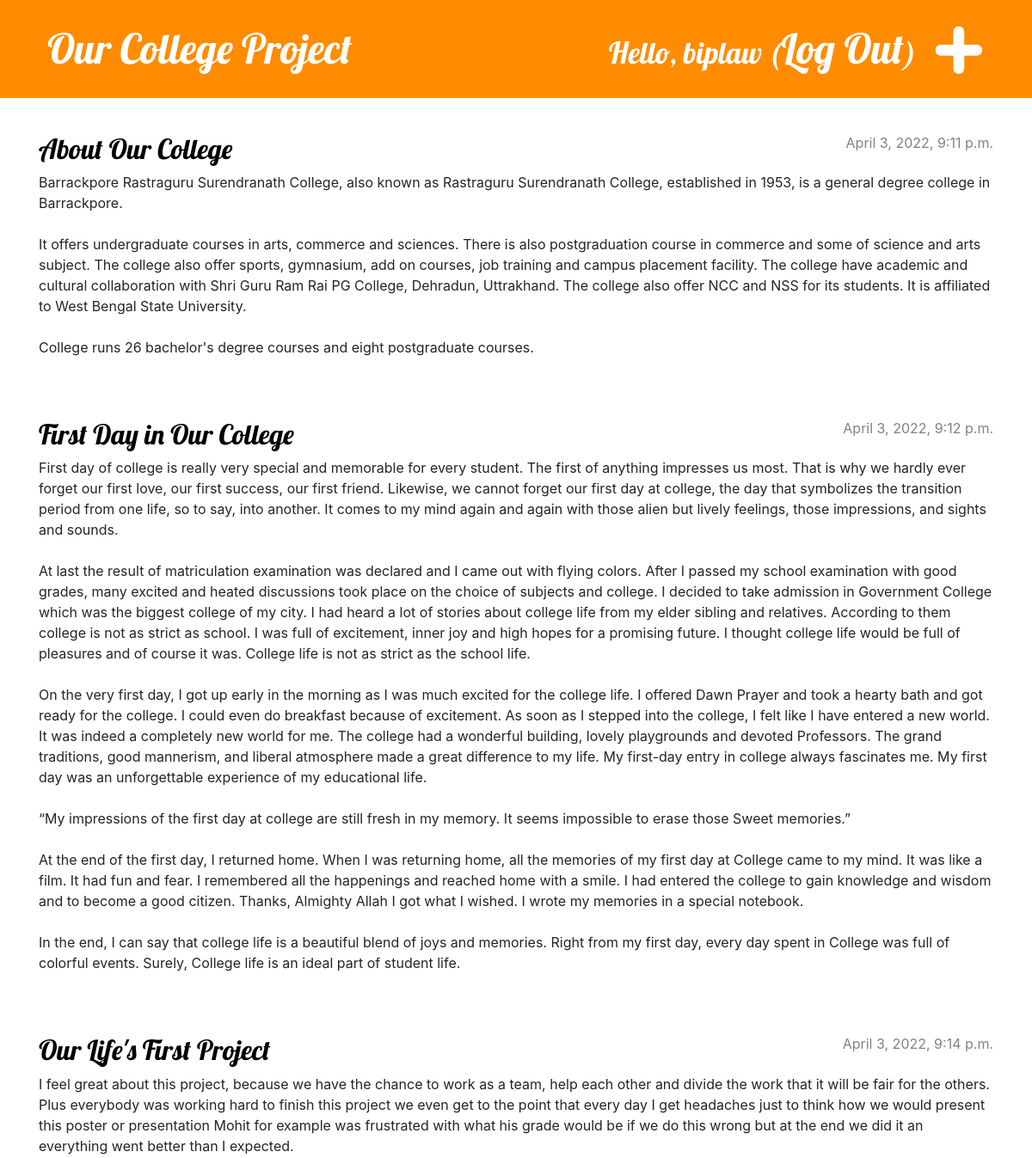
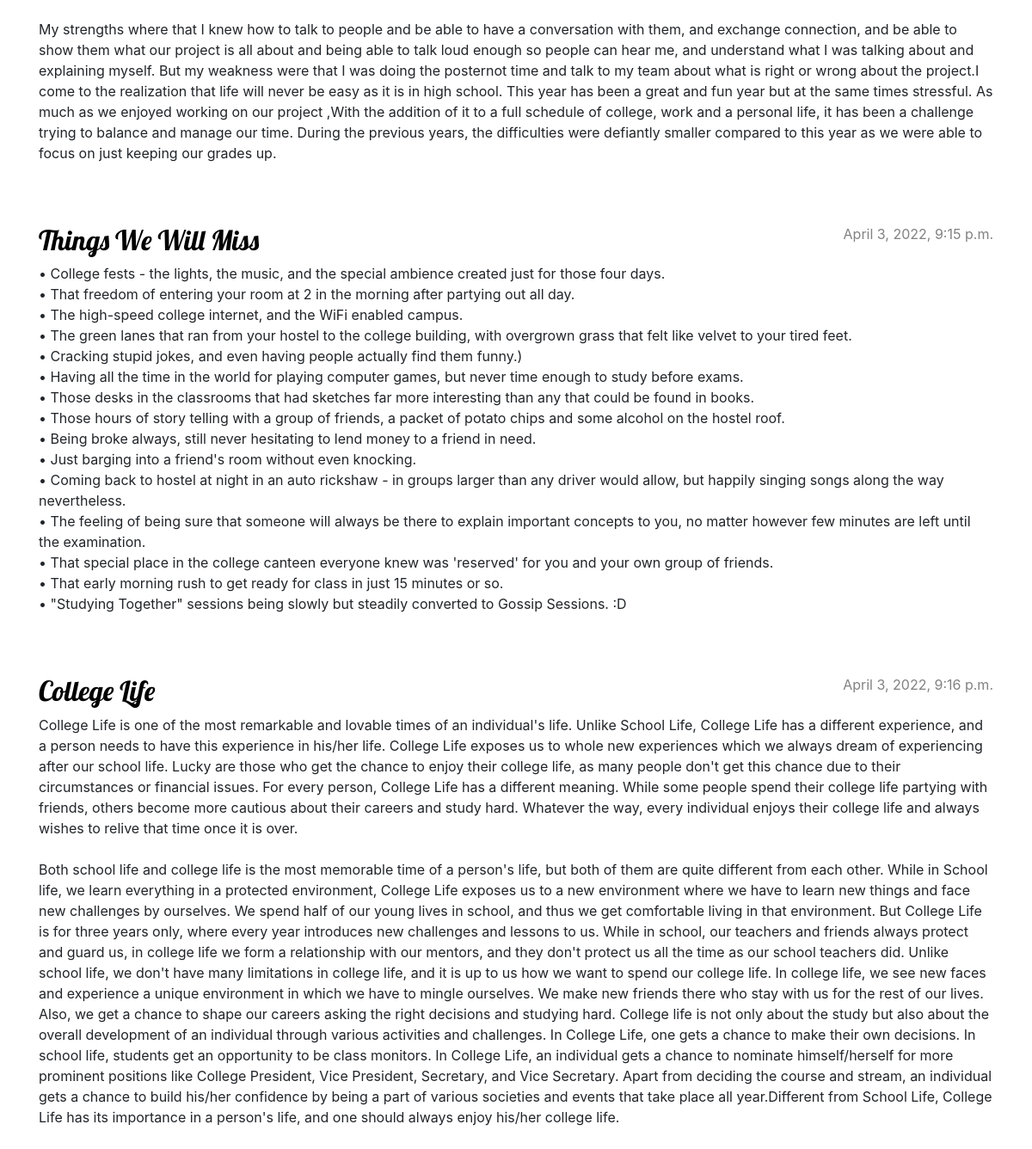
The app's page / (signed in) with its own data (2 pictures, top to bottom).
### blog/models.py (models this page shows, shortened)
class Post(models.Model):
    author = models.ForeignKey(settings.AUTH_USER_MODEL, on_delete=models.CASCADE)
    title = models.CharField(max_length=200)
    text = models.TextField()
    created_date = models.DateTimeField(default=timezone.now)
    published_date = models.DateTimeField(blank=True, null=True)

### blog/views.py (the view)
# urls.py: path('', views.post_list, name = 'post_list'),
def post_list(request):
	posts = Post.objects.filter(published_date__lte=timezone.now()).order_by('published_date')
	return render(request, 'blog/post_list.html', {'posts' : posts})

### blog/templates/blog/post_list.html
{% extends 'blog/base.html' %}
        {% block content %}
                {% for post in posts %}
                    <article class="post">
                        <time class="date">
                            {{ post.published_date }}
                        </time>
                        <h2><a href="{% url 'post_detail' pk=post.pk %}">{{ post.title }}</a></h2>
                        <p>{{ post.text|linebreaksbr }}</p>
                    </article>
                {% endfor %}
         {% endblock %}

### blog/templates/blog/base.html (shortened to what this page needs)
{% load static %}
<!DOCTYPE html>
<html>
<head>
    <link rel="stylesheet" href="https://cdn.jsdelivr.net/npm/bootstrap@4.5.3/dist/css/bootstrap.min.css"
>
    <link rel="stylesheet" href="{% static 'css/blog.css' %}">
</head>
<body>
    <header class="page-header">
        <div class="container">
            {% if user.is_authenticated %}
            <a href="{% url 'post_new' %}" class="top-menu">
            </a>
            <h1><p class="top-menu">Hello, {{ user.username }} (<a href="{% url 'logout' %}">Log Out</a>)</p></h1>
            {% else %}
            <a href="{% url 'login' %}" class="top-menu">
                {% include 'icons/403019_avatar_male_man_person_user_icon.svg' %}
            </a>
            {% endif %}
            <h1><a href="/">Our College Project</a></h1>
        </div>
    </header>
    <main class="container">
        <div class="row">
            <div class="col">
                {% block content %}
                {% endblock %}
            </div>
        </div>
    </main>
</body>
</html>

### blog/static/css/blog.css (style rules this page uses)
.page-header { background-color: #FF8C00; margin-top: 0; margin-bottom: 40px; padding: 20px 20px 20px 40px; }
.page-header h1, .page-header h1 a, .page-header h1 a:visited, .page-header h1 a:active { color: #ffffff; font-size: 36pt; text-decoration: none; }
h1, h2, h3, h4 { font-family: 'Lobster'; }
.date { color: #828282; }
.top-menu, .top-menu:hover, .top-menu:visited { color: #ffffff; float: right; font-size: 26pt; margin-right: 20px; }
.post { margin-bottom: 70px; }
.post h2 a, .post h2 a:visited { color: #000000; }
.post > .date, .post > .actions { float: right; }

### records on screen
Post: published_date "April 3, 2022, 9:11 p.m.", title "About Our College", text "Barrackpore Rastraguru Surendranath College, also known as Rastraguru Surendranath College, established in 1953, is a general degree college in Barrackpore. It offers undergraduate courses in arts, commerce and sciences. There is also postgraduation course in commerce and some of science and arts subject. The college also offer sports, gymnasium, add on courses, job training and campus placement facility. The college have academic and cultural collaboration with Shri Guru Ram Rai PG College, Dehradun, Uttrakhand. The college also offer NCC and NSS for its students. It is affiliated to West Bengal State University. College runs 26 bachelor's degree courses and eight postgraduate courses."
Post: published_date "April 3, 2022, 9:12 p.m.", title "First Day in Our College", text "First day of college is really very special and memorable for every student. The first of anything impresses us most. That is why we hardly ever forget our first love, our first success, our first friend. Likewise, we cannot forget our first day at college, the day that symbolizes the transition period from one life, so to say, into another. It comes to my mind again and again with those alien but lively feelings, those impressions, and sights and sounds. At last the result of matriculation examination was declared and I came out with flying colors. After I passed my school examination with good grades, many excited and heated discussions took place on the choice of subjects and college. I…"
Post: published_date "April 3, 2022, 9:14 p.m.", title "Our Life's First Project", text "I feel great about this project, because we have the chance to work as a team, help each other and divide the work that it will be fair for the others. Plus everybody was working hard to finish this project we even get to the point that every day I get headaches just to think how we would present this poster or presentation Mohit for example was frustrated with what his grade would be if we do this wrong but at the end we did it an everything went better than I expected. My strengths where that I knew how to talk to people and be able to have a conversation with them, and exchange connection, and be able to show them what our project is all about and being able to talk loud enough so people…"
Post: published_date "April 3, 2022, 9:15 p.m.", title "Things We Will Miss", text "• College fests - the lights, the music, and the special ambience created just for those four days. • That freedom of entering your room at 2 in the morning after partying out all day. • The high-speed college internet, and the WiFi enabled campus. • The green lanes that ran from your hostel to the college building, with overgrown grass that felt like velvet to your tired feet. • Cracking stupid jokes, and even having people actually find them funny.) • Having all the time in the world for playing computer games, but never time enough to study before exams. • Those desks in the classrooms that had sketches far more interesting than any that could be found in books. • Those hours of story…"
Post: published_date "April 3, 2022, 9:16 p.m.", title "College Life", text "College Life is one of the most remarkable and lovable times of an individual's life. Unlike School Life, College Life has a different experience, and a person needs to have this experience in his/her life. College Life exposes us to whole new experiences which we always dream of experiencing after our school life. Lucky are those who get the chance to enjoy their college life, as many people don't get this chance due to their circumstances or financial issues. For every person, College Life has a different meaning. While some people spend their college life partying with friends, others become more cautious about their careers and study hard. Whatever the way, every individual enjoys their…"

### other values on screen
{{ user.username }} "biplaw"
